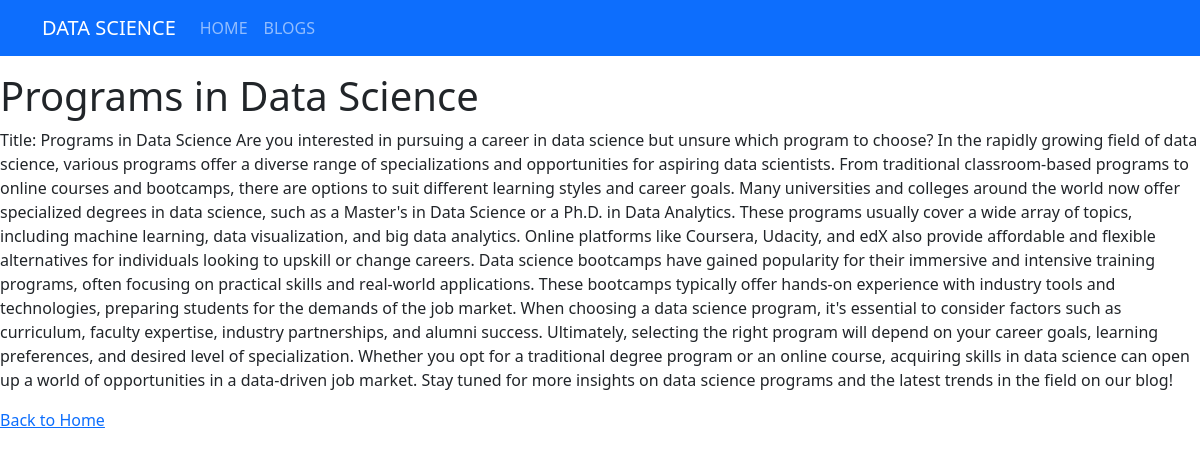
The page /post/34/ on the database its author committed.
### blog/models.py (models this page shows, shortened)
class Post(models.Model):
    title = models.CharField(max_length=200)
    content = models.TextField()
    excerpt = models.TextField(blank=True, null=True)
    created_at = models.DateTimeField(default=timezone.now)
    is_published = models.BooleanField(default=False)
    category = models.ForeignKey(Category, on_delete=models.CASCADE, related_name='posts', null=True, blank=True)
    image_url = models.URLField(max_length=200, null=True, blank=True)

### blog/views.py (the view)
# urls.py: path("post/<int:id>/", views.blog_details, name="blog_details"),
def blog_details(req, id):
    post = get_object_or_404(Post, id=id)
    return render(req, 'blog/details.html', {'post': post})

### blog/templates/blog/details.html (shortened to what this page needs)
{% extends 'base.html' %}
{% block content %}
<h1>{{ post.title }}</h1>
<p>{{ post.content }}</p>
<a href="{% url 'index' %}">Back to Home</a>
{% endblock %}

### rows shown on the page
Post: title "Programs in Data Science", content "Title: Programs in Data Science Are you interested in pursuing a career in data science but unsure which program to choose? In the rapidly growing field of data science, various programs offer a diverse range of specializations and opportunities for aspiring data scientists. From traditional classroom-based programs to online courses and bootcamps, there are options to suit different learning styles and career goals. Many universities and colleges around the world now offer specialized degrees in data science, such as a Master's in Data Science or a Ph.D. in Data Analytics. These programs usually cover a wide array of topics, including machine learning, data visualization, and big data…"
